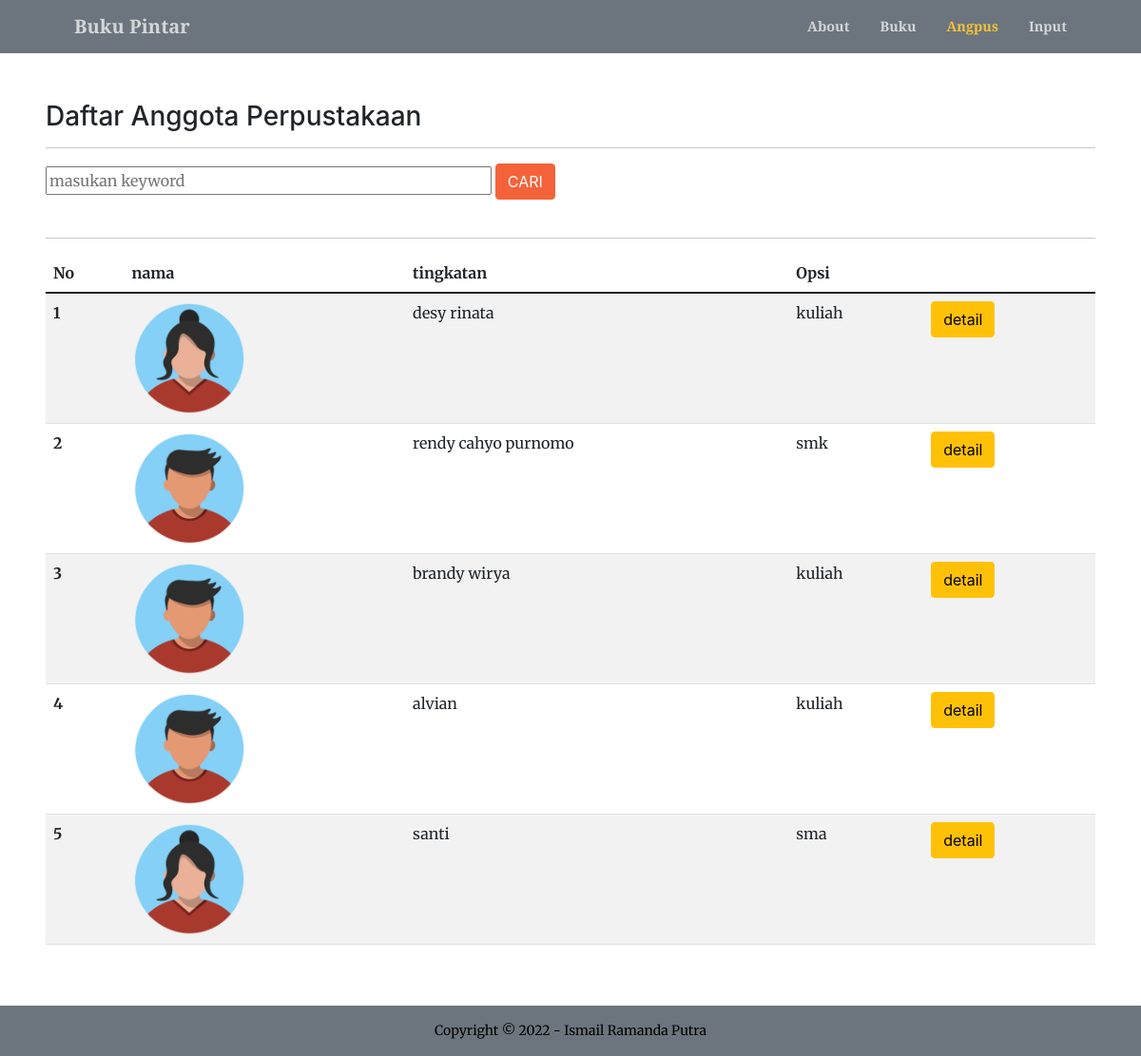
/anggota.php, run on the app's committed database.
### tables this page shows
CREATE TABLE `anggota_perpus` (
  `id` int(11) NOT NULL,
  `id_anggota` varchar(10) NOT NULL,
  `nama` varchar(50) NOT NULL,
  `jenis_kelamin` varchar(20) NOT NULL,
  `alamat` varchar(50) NOT NULL,
  `no_hp` varchar(25) NOT NULL,
  `tingkatan` varchar(20) NOT NULL,
  `tanggal_lahir` varchar(25) NOT NULL,
  `foto_anggota` varchar(20) NOT NULL
);

### functions.php (called while the page is built, shortened)
<?php
$konn = mysqli_connect('localhost', 'root', '', 'UAS_1904030062');
function query($query)
{
  global $konn;
  $result = mysqli_query($konn, $query);
  $rows = [];
  while ($row = mysqli_fetch_assoc($result)) {
    $rows[] = $row;
  }
  return $rows;
}

### anggota.php (the view, shortened to what this page needs)
<?php
require 'functions.php';
$anggota = query("SELECT * FROM anggota_perpus");
?>
<!DOCTYPE html>
<html lang="en">
    <head>
        <link href="https://cdn.jsdelivr.net/npm/bootstrap-icons@1.5.0/font/bootstrap-icons.css" rel="stylesheet" />
        <link href="https://cdnjs.cloudflare.com/ajax/libs/SimpleLightbox/2.1.0/simpleLightbox.min.css" rel="stylesheet" />
        <link href="css/styles.css" rel="stylesheet" />
    </head>
    <body id="page-top">
        <nav class="navbar navbar-expand-lg navbar-light bg-secondary fixed-top " id="mainNav">
            <div class="container px-4 px-lg-5">
                <a class="navbar-brand" href="#page-top">Buku Pintar</a>
                <div class="collapse navbar-collapse" id="navbarResponsive">
                    <ul class="navbar-nav ms-auto my-2 my-lg-0">
                        <li class="nav-item"><a class="nav-link" href="index.php">About</a></li>
                        <li class="nav-item"><a class="nav-link" href="buku.php">Buku</a></li>
                        <li class="nav-item"><a class="nav-link" href="#page-top">Angpus</a></li>
                        <li class="nav-item"><a class="nav-link" href="input.php">Input</a></li>
                    </ul>
                </div>
            </div>
        </nav>
        <div class="col-md-15 p-5 pt-19">
            <br>
            <h3><i class="fas fa-users"></i> <br>Daftar Anggota Perpustakaan</h3>
            <hr>
            <form action="" method="POST">
                <input type="text" id="keyword" size="50" name="keyword" placeholder="masukan keyword" autocomplete="off">
                <button type="submit" class="btn btn-primary" name="cari">CARI</button>
            </form>
            <br>
            <hr>
            <table class="table table-striped">
                <thead>
                    <tr>
                        <th scope="col">No</th>
                        <th scope="col">nama</th>
                        <th scope="col">tingkatan</th>
                        <th scope="col">Opsi</th>
                    </tr>
                </thead>
                <tbody>
                    <?php $no = 1; ?>
                    <?php foreach ($anggota as $agt) : ?>
                        <tr>
                            <th scope="row"><?php echo $no; ?></th>
                            <td><img src="assets/img/<?php echo $agt['foto_anggota']; ?>" width="120px"></td>
                            <td><?php echo $agt['nama']; ?></td>
                            <td><?php echo $agt['tingkatan']; ?></td>
                            <td><a href="detail2.php?id=<?= $agt['id']; ?>" class="btn btn-warning" role="button">detail</a></td>
                        </tr>
                        <?php $no++ ?>
                    <?php endforeach ?>
                </tbody>
            </table>
        </div>
        <footer class="bg-secondary py-3">
            <div class="container px-4 px-lg-5"><div class="small text-center text-black">Copyright &copy; 2022 - Ismail Ramanda Putra</div></div>
        </footer>
    </body>
</html>

### data on the page
anggota_perpus: foto_anggota (picture), nama "desy rinata", tingkatan "kuliah"
anggota_perpus: foto_anggota (picture), nama "rendy cahyo purnomo", tingkatan "smk"
anggota_perpus: foto_anggota (picture), nama "brandy wirya", tingkatan "kuliah"
anggota_perpus: foto_anggota (picture), nama "alvian", tingkatan "kuliah"
anggota_perpus: foto_anggota (picture), nama "santi", tingkatan "sma"
